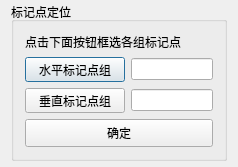
<?xml version="1.0" encoding="UTF-8"?>
<ui version="4.0">
 <class>MarkerDlg</class>
 <widget class="QDialog" name="MarkerDlg">
  <property name="geometry">
   <rect>
    <x>0</x>
    <y>0</y>
    <width>238</width>
    <height>151</height>
   </rect>
  </property>
  <property name="sizePolicy">
   <sizepolicy hsizetype="Preferred" vsizetype="Maximum">
    <horstretch>0</horstretch>
    <verstretch>0</verstretch>
   </sizepolicy>
  </property>
  <property name="windowTitle">
   <string>标记点定位</string>
  </property>
  <layout class="QGridLayout" name="mainGridLayout">
   <property name="topMargin">
    <number>2</number>
   </property>
   <property name="bottomMargin">
    <number>6</number>
   </property>
   <item row="0" column="0">
    <widget class="QGroupBox" name="markerGroupBox">
     <property name="title">
      <string>标记点定位</string>
     </property>
     <layout class="QGridLayout" name="groupGridLayout">
      <item row="0" column="0">
       <widget class="QLabel" name="label">
        <property name="text">
         <string>点击下面按钮框选各组标记点</string>
        </property>
       </widget>
      </item>
      <item row="1" column="0">
       <layout class="QGridLayout" name="gridLayout">
        <property name="leftMargin">
         <number>0</number>
        </property>
        <item row="0" column="0">
         <widget class="QPushButton" name="horMarkersBtn">
          <property name="minimumSize">
           <size>
            <width>100</width>
            <height>25</height>
           </size>
          </property>
          <property name="text">
           <string>水平标记点组</string>
          </property>
         </widget>
        </item>
        <item row="1" column="0">
         <widget class="QPushButton" name="verMarkersBtn">
          <property name="minimumSize">
           <size>
            <width>100</width>
            <height>25</height>
           </size>
          </property>
          <property name="text">
           <string>垂直标记点组</string>
          </property>
         </widget>
        </item>
        <item row="0" column="1">
         <widget class="QLineEdit" name="horMarkersEdit">
          <property name="enabled">
           <bool>true</bool>
          </property>
          <property name="alignment">
           <set>Qt::AlignRight|Qt::AlignTrailing|Qt::AlignVCenter</set>
          </property>
         </widget>
        </item>
        <item row="1" column="1">
         <widget class="QLineEdit" name="verMarkersEdit">
          <property name="enabled">
           <bool>true</bool>
          </property>
          <property name="alignment">
           <set>Qt::AlignRight|Qt::AlignTrailing|Qt::AlignVCenter</set>
          </property>
         </widget>
        </item>
       </layout>
      </item>
      <item row="2" column="0">
       <widget class="QPushButton" name="confirmBtn">
        <property name="minimumSize">
         <size>
          <width>0</width>
          <height>28</height>
         </size>
        </property>
        <property name="text">
         <string>确定</string>
        </property>
       </widget>
      </item>
     </layout>
    </widget>
   </item>
  </layout>
 </widget>
 <layoutdefault spacing="6" margin="11"/>
 <tabstops>
  <tabstop>horMarkersBtn</tabstop>
  <tabstop>horMarkersEdit</tabstop>
  <tabstop>verMarkersBtn</tabstop>
  <tabstop>verMarkersEdit</tabstop>
  <tabstop>confirmBtn</tabstop>
 </tabstops>
 <resources/>
 <connections/>
</ui>
